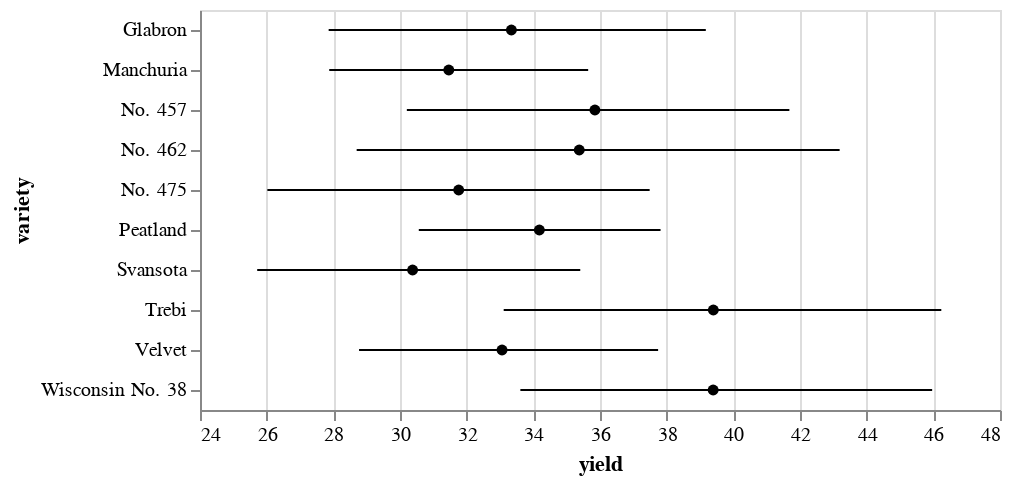

The cell this chart's notebook holds for it:
### Code cell
#Error Bars with Confidence Interval
import altair as alt
from vega_datasets import data

source = data.barley()

error_bars = alt.Chart(source).mark_errorbar(extent='ci').encode(
  x=alt.X('yield:Q', scale=alt.Scale(zero=False)),
  y=alt.Y('variety:N')
)

points = alt.Chart(source).mark_point(filled=True, color='black').encode(
  x=alt.X('yield:Q', aggregate='mean'),
  y=alt.Y('variety:N'),
)

error_bars + points

### Figure 1 — Vega-Lite specification as saved in the notebook (floating-point values rounded to 4 significant figures)
{"config": {"view": {"continuousWidth": 400, "continuousHeight": 300}}, "layer": [{"mark": {"type": "errorbar", "extent": "ci"}, "encoding": {"x": {"field": "yield", "scale": {"zero": false}, "type": "quantitative"}, "y": {"field": "variety", "type": "nominal"}}}, {"mark": {"type": "point", "color": "black", "filled": true}, "encoding": {"x": {"aggregate": "mean", "field": "yield", "type": "quantitative"}, "y": {"field": "variety", "type": "nominal"}}}], "data": {"name": "data-093ece8c35bb2d41094cfb6138ec810b"}, "$schema": "https://vega.github.io/schema/vega-lite/v4.17.0.json", "datasets": {"data-093ece8c35bb2d41094cfb6138ec810b": [{"yield": 27.0, "variety": "Manchuria", "year": 1931, "site": "University Farm"}, {"yield": 48.87, "variety": "Manchuria", "year": 1931, "site": "Waseca"}, {"yield": 27.43, "variety": "Manchuria", "year": 1931, "site": "Morris"}, {"yield": 39.93, "variety": "Manchuria", "year": 1931, "site": "Crookston"}, {"yield": 32.97, "variety": "Manchuria", "year": 1931, "site": "Grand Rapids"}, {"yield": 28.97, "variety": "Manchuria", "year": 1931, "site": "Duluth"}, {"yield": 43.07, "variety": "Glabron", "year": 1931, "site": "University Farm"}, {"yield": 55.2, "variety": "Glabron", "year": 1931, "site": "Waseca"}, {"yield": 28.77, "variety": "Glabron", "year": 1931, "site": "Morris"}, {"yield": 38.13, "variety": "Glabron", "year": 1931, "site": "Crookston"}, {"yield": 29.13, "variety": "Glabron", "year": 1931, "site": "Grand Rapids"}, {"yield": 29.67, "variety": "Glabron", "year": 1931, "site": "Duluth"}, {"yield": 35.13, "variety": "Svansota", "year": 1931, "site": "University Farm"}, {"yield": 47.33, "variety": "Svansota", "year": 1931, "site": "Waseca"}, {"yield": 25.77, "variety": "Svansota", "year": 1931, "site": "Morris"}, {"yield": 40.47, "variety": "Svansota", "year": 1931, "site": "Crookston"}, {"yield": 29.67, "variety": "Svansota", "year": 1931, "site": "Grand Rapids"}, {"yield": 25.7, "variety": "Svansota", "year": 1931, "site": "Duluth"}, {"yield": 39.9, "variety": "Velvet", "year": 1931, "site": "University Farm"}, {"yield": 50.23, "variety": "Velvet", "year": 1931, "site": "Waseca"}, {"yield": 26.13, "variety": "Velvet", "year": 1931, "site": "Morris"}, {"yield": 41.33, "variety": "Velvet", "year": 1931, "site": "Crookston"}, {"yield": 23.03, "variety": "Velvet", "year": 1931, "site": "Grand Rapids"}, {"yield": 26.3, "variety": "Velvet", "year": 1931, "site": "Duluth"}, {"yield": 36.57, "variety": "Trebi", "year": 1931, "site": "University Farm"}, {"yield": 63.83, "variety": "Trebi", "year": 1931, "site": "Waseca"}, {"yield": 43.77, "variety": "Trebi", "year": 1931, "site": "Morris"}, {"yield": 46.93, "variety": "Trebi", "year": 1931, "site": "Crookston"}, {"yield": 29.77, "variety": "Trebi", "year": 1931, "site": "Grand Rapids"}, {"yield": 33.93, "variety": "Trebi", "year": 1931, "site": "Duluth"}, {"yield": 43.27, "variety": "No. 457", "year": 1931, "site": "University Farm"}, {"yield": 58.1, "variety": "No. 457", "year": 1931, "site": "Waseca"}, {"yield": 28.7, "variety": "No. 457", "year": 1931, "site": "Morris"}, {"yield": 45.67, "variety": "No. 457", "year": 1931, "site": "Crookston"}, {"yield": 32.17, "variety": "No. 457", "year": 1931, "site": "Grand Rapids"}, {"yield": 33.6, "variety": "No. 457", "year": 1931, "site": "Duluth"}, {"yield": 36.6, "variety": "No. 462", "year": 1931, "site": "University Farm"}, {"yield": 65.77, "variety": "No. 462", "year": 1931, "site": "Waseca"}, {"yield": 30.37, "variety": "No. 462", "year": 1931, "site": "Morris"}, {"yield": 48.57, "variety": "No. 462", "year": 1931, "site": "Crookston"}, {"yield": 24.93, "variety": "No. 462", "year": 1931, "site": "Grand Rapids"}, {"yield": 28.1, "variety": "No. 462", "year": 1931, "site": "Duluth"}, {"yield": 32.77, "variety": "Peatland", "year": 1931, "site": "University Farm"}, {"yield": 48.57, "variety": "Peatland", "year": 1931, "site": "Waseca"}, {"yield": 29.87, "variety": "Peatland", "year": 1931, "site": "Morris"}, {"yield": 41.6, "variety": "Peatland", "year": 1931, "site": "Crookston"}, {"yield": 34.7, "variety": "Peatland", "year": 1931, "site": "Grand Rapids"}, {"yield": 32.0, "variety": "Peatland", "year": 1931, "site": "Duluth"}, {"yield": 24.67, "variety": "No. 475", "year": 1931, "site": "University Farm"}, {"yield": 46.77, "variety": "No. 475", "year": 1931, "site": "Waseca"}, {"yield": 22.6, "variety": "No. 475", "year": 1931, "site": "Morris"}, {"yield": 44.1, "variety": "No. 475", "year": 1931, "site": "Crookston"}, {"yield": 19.7, "variety": "No. 475", "year": 1931, "site": "Grand Rapids"}, {"yield": 33.07, "variety": "No. 475", "year": 1931, "site": "Duluth"}, {"yield": 39.3, "variety": "Wisconsin No. 38", "year": 1931, "site": "University Farm"}, {"yield": 58.8, "variety": "Wisconsin No. 38", "year": 1931, "site": "Waseca"}, {"yield": 29.47, "variety": "Wisconsin No. 38", "year": 1931, "site": "Morris"}, {"yield": 49.87, "variety": "Wisconsin No. 38", "year": 1931, "site": "Crookston"}, {"yield": 34.47, "variety": "Wisconsin No. 38", "year": 1931, "site": "Grand Rapids"}, {"yield": 31.6, "variety": "Wisconsin No. 38", "year": 1931, "site": "Duluth"}, {"yield": 26.9, "variety": "Manchuria", "year": 1932, "site": "University Farm"}, {"yield": 33.47, "variety": "Manchuria", "year": 1932, "site": "Waseca"}, {"yield": 34.37, "variety": "Manchuria", "year": 1932, "site": "Morris"}, {"yield": 32.97, "variety": "Manchuria", "year": 1932, "site": "Crookston"}, {"yield": 22.13, "variety": "Manchuria", "year": 1932, "site": "Grand Rapids"}, {"yield": 22.57, "variety": "Manchuria", "year": 1932, "site": "Duluth"}, {"yield": 36.8, "variety": "Glabron", "year": 1932, "site": "University Farm"}, {"yield": 37.73, "variety": "Glabron", "year": 1932, "site": "Waseca"}, {"yield": 35.13, "variety": "Glabron", "year": 1932, "site": "Morris"}, {"yield": 26.17, "variety": "Glabron", "year": 1932, "site": "Crookston"}, {"yield": 14.43, "variety": "Glabron", "year": 1932, "site": "Grand Rapids"}, {"yield": 25.87, "variety": "Glabron", "year": 1932, "site": "Duluth"}, {"yield": 27.43, "variety": "Svansota", "year": 1932, "site": "University Farm"}, {"yield": 38.5, "variety": "Svansota", "year": 1932, "site": "Waseca"}, {"yield": 35.03, "variety": "Svansota", "year": 1932, "site": "Morris"}, {"yield": 20.63, "variety": "Svansota", "year": 1932, "site": "Crookston"}, {"yield": 16.63, "variety": "Svansota", "year": 1932, "site": "Grand Rapids"}, {"yield": 22.23, "variety": "Svansota", "year": 1932, "site": "Duluth"}, {"yield": 26.8, "variety": "Velvet", "year": 1932, "site": "University Farm"}, {"yield": 37.4, "variety": "Velvet", "year": 1932, "site": "Waseca"}, {"yield": 38.83, "variety": "Velvet", "year": 1932, "site": "Morris"}, {"yield": 32.07, "variety": "Velvet", "year": 1932, "site": "Crookston"}, {"yield": 32.23, "variety": "Velvet", "year": 1932, "site": "Grand Rapids"}, {"yield": 22.47, "variety": "Velvet", "year": 1932, "site": "Duluth"}, {"yield": 29.07, "variety": "Trebi", "year": 1932, "site": "University Farm"}, {"yield": 49.23, "variety": "Trebi", "year": 1932, "site": "Waseca"}, {"yield": 46.63, "variety": "Trebi", "year": 1932, "site": "Morris"}, {"yield": 41.83, "variety": "Trebi", "year": 1932, "site": "Crookston"}, {"yield": 20.63, "variety": "Trebi", "year": 1932, "site": "Grand Rapids"}, {"yield": 30.6, "variety": "Trebi", "year": 1932, "site": "Duluth"}, {"yield": 26.43, "variety": "No. 457", "year": 1932, "site": "University Farm"}, {"yield": 42.2, "variety": "No. 457", "year": 1932, "site": "Waseca"}, {"yield": 43.53, "variety": "No. 457", "year": 1932, "site": "Morris"}, {"yield": 34.33, "variety": "No. 457", "year": 1932, "site": "Crookston"}, {"yield": 19.47, "variety": "No. 457", "year": 1932, "site": "Grand Rapids"}, {"yield": 22.7, "variety": "No. 457", "year": 1932, "site": "Duluth"}, {"yield": 25.57, "variety": "No. 462", "year": 1932, "site": "University Farm"}, {"yield": 44.7, "variety": "No. 462", "year": 1932, "site": "Waseca"}, {"yield": 47.0, "variety": "No. 462", "year": 1932, "site": "Morris"}, {"yield": 30.53, "variety": "No. 462", "year": 1932, "site": "Crookston"}, {"yield": 19.9, "variety": "No. 462", "year": 1932, "site": "Grand Rapids"}, {"yield": 22.5, "variety": "No. 462", "year": 1932, "site": "Duluth"}, {"yield": 28.07, "variety": "Peatland", "year": 1932, "site": "University Farm"}, {"yield": 36.03, "variety": "Peatland", "year": 1932, "site": "Waseca"}, {"yield": 43.2, "variety": "Peatland", "year": 1932, "site": "Morris"}, {"yield": 25.23, "variety": "Peatland", "year": 1932, "site": "Crookston"}, {"yield": 26.77, "variety": "Peatland", "year": 1932, "site": "Grand Rapids"}, {"yield": 31.37, "variety": "Peatland", "year": 1932, "site": "Duluth"}, {"yield": 30.0, "variety": "No. 475", "year": 1932, "site": "University Farm"}, {"yield": 41.27, "variety": "No. 475", "year": 1932, "site": "Waseca"}, {"yield": 44.23, "variety": "No. 475", "year": 1932, "site": "Morris"}, {"yield": 32.13, "variety": "No. 475", "year": 1932, "site": "Crookston"}, {"yield": 15.23, "variety": "No. 475", "year": 1932, "site": "Grand Rapids"}, {"yield": 27.37, "variety": "No. 475", "year": 1932, "site": "Duluth"}, {"yield": 38.0, "variety": "Wisconsin No. 38", "year": 1932, "site": "University Farm"}, {"yield": 58.17, "variety": "Wisconsin No. 38", "year": 1932, "site": "Waseca"}, {"yield": 47.17, "variety": "Wisconsin No. 38", "year": 1932, "site": "Morris"}, {"yield": 35.9, "variety": "Wisconsin No. 38", "year": 1932, "site": "Crookston"}, {"yield": 20.67, "variety": "Wisconsin No. 38", "year": 1932, "site": "Grand Rapids"}, {"yield": 29.33, "variety": "Wisconsin No. 38", "year": 1932, "site": "Duluth"}]}}
